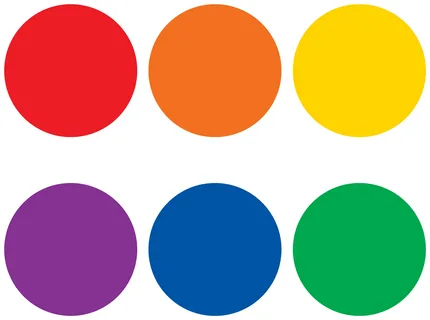
#> input picture OPENCV/task/color.jpg, 430 x 320 px, found by its file name
$ python hsv_renk_takibi.py
#> lines starting #> are read from the running program, lines starting #| are printed output that depends on the picture; after the words box and inside, x2 and y2 are one past the last pixel; in counts of white or black regions, pixels touching at a corner belong together
import cv2
import numpy as np

img = cv2.imread("C:\\Users\\zelih\\OneDrive\\Belgeler\\OPENCV\\task\\color.jpg")
#> img is the input picture: shape (320, 430, 3); mean B, G, R 146.8, 166.5, 187.7
cv2.resize(img,(480,300))

def nothing(z):
    pass

# opencv fotograflari BGR olarak okur
img_hsv = cv2.cvtColor(img, cv2.COLOR_BGR2HSV)
#> img_hsv: shape (320, 430, 3); mean H, S, V 64.3, 139.1, 222.7

# trackbarlari olusturacagimiz pencere
cv2.namedWindow("Trackbars")
cv2.resizeWindow("Trackbars",640,480)
# HSV -> Hue Saturation Value
cv2.createTrackbar("H Min","Trackbars",0,179,nothing)
#> slider 'H Min' is set to 35
cv2.createTrackbar("H Max","Trackbars",179,179,nothing)
cv2.createTrackbar("S Min","Trackbars",0,255,nothing)
#> slider 'S Min' is set to 51
cv2.createTrackbar("S Max","Trackbars",255,255,nothing)
cv2.createTrackbar("V Min","Trackbars",0,255,nothing)
#> slider 'V Min' is set to 51
cv2.createTrackbar("V Max","Trackbars",255,255,nothing)


while True:
    h_min = cv2.getTrackbarPos("H Min","Trackbars")
    h_max = cv2.getTrackbarPos("H Max","Trackbars")
    s_min = cv2.getTrackbarPos("S Min","Trackbars")
    s_max = cv2.getTrackbarPos("S Max","Trackbars")
    v_min = cv2.getTrackbarPos("V Min","Trackbars")
    v_max = cv2.getTrackbarPos("V Max","Trackbars")
    # bu degerler kullanilarak alt ve ust sinirlar belirlenir
    lower = np.array([h_min,s_min,v_min])
    upper = np.array([h_max,s_max,v_max])
    # maskeleme islemi yapilir
    # lower ve upper degerleri hsv degerleri olacak o yuzden once hsvye cevirmemiz gerekiyor
    mask = cv2.inRange(img_hsv,lower,upper)
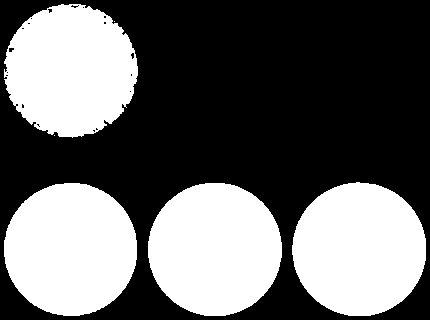
#> mask: shape (320, 430); 40.6% white; 6 white regions (2 under 20 px), largest, box (x1, y1, x2, y2) and area: (292, 182, 426, 316) 14079, (148, 183, 282, 316) 14045, (4, 183, 137, 316) 13953, (4, 4, 138, 138) 13731
    # bitwise_and() -> aldigi iki fotografi birlestiriyor
    result = cv2.bitwise_and(img,img,mask=mask)
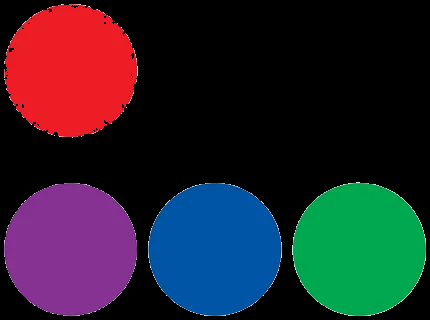
#> result: shape (320, 430, 3); mean B, G, R 44.2, 34.4, 37.9
    cv2.imshow("image",img)
    cv2.imshow("result",result)

    if cv2.waitKey(25) & 0xFF == ord("q"):
#> (key q is pressed here)
        break
cv2.waitKey(0)
cv2.destroyAllWindows()

'''
# sari icin renk degerleri -> 22 63 43 255 0 255
# mor icin renk degerleri -> 52 148 146 187 85 157
'''
